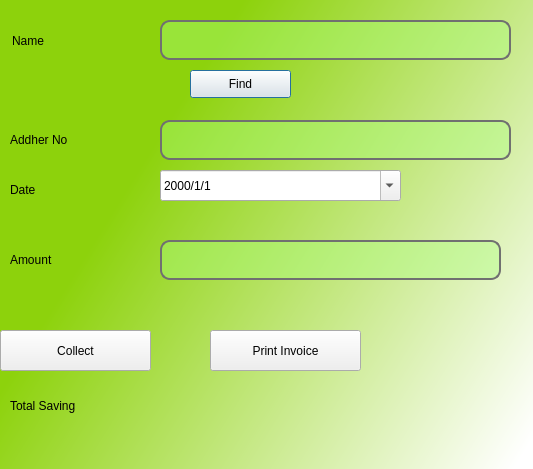
<?xml version="1.0" encoding="UTF-8"?>
<ui version="4.0">
 <class>Dialog</class>
 <widget class="QDialog" name="Dialog">
  <property name="geometry">
   <rect>
    <x>0</x>
    <y>0</y>
    <width>533</width>
    <height>469</height>
   </rect>
  </property>
  <property name="windowTitle">
   <string>Dialog</string>
  </property>
  <property name="styleSheet">
   <string notr="true">
QDialog#Dialog{
	background-color: qlineargradient(spread:pad, x1:0.18408, y1:0.5, x2:0.995, y2:0.943, stop:0 rgba(141, 210, 12, 255), stop:1 rgba(255, 255, 255, 255))
}
QLineEdit{
border: 2px  solid rgb(112, 112, 112);
border-radius:10px;
color:#FFF;
padding-left:20px;
padding-right:20px;
background-color:rgba(170, 255, 127,100);
}
QLineEdit{
	font: 75 12pt &quot;Verdana&quot;;
color:rgb(255, 255, 255)
}
</string>
  </property>
  <widget class="QLabel" name="snamelabel_2">
   <property name="geometry">
    <rect>
     <x>10</x>
     <y>390</y>
     <width>131</width>
     <height>31</height>
    </rect>
   </property>
   <property name="styleSheet">
    <string notr="true">QLabel{
	font: 75 14pt &quot;Arial&quot;;
}</string>
   </property>
   <property name="text">
    <string>Total Saving</string>
   </property>
  </widget>
  <widget class="QLabel" name="member_total_saving">
   <property name="geometry">
    <rect>
     <x>150</x>
     <y>390</y>
     <width>151</width>
     <height>31</height>
    </rect>
   </property>
   <property name="styleSheet">
    <string notr="true">font: 75 italic 12pt &quot;Verdana&quot;;
color:rgb(255, 122, 61);</string>
   </property>
   <property name="text">
    <string/>
   </property>
  </widget>
  <widget class="QLabel" name="error_4">
   <property name="geometry">
    <rect>
     <x>10</x>
     <y>290</y>
     <width>441</width>
     <height>31</height>
    </rect>
   </property>
   <property name="styleSheet">
    <string notr="true">font: 10pt &quot;Verdana&quot;;
color:rgb(0, 102, 255)</string>
   </property>
   <property name="text">
    <string/>
   </property>
  </widget>
  <widget class="QLabel" name="label">
   <property name="geometry">
    <rect>
     <x>12</x>
     <y>31</y>
     <width>71</width>
     <height>19</height>
    </rect>
   </property>
   <property name="styleSheet">
    <string notr="true">QLabel{
	font: 75 14pt &quot;Arial&quot;;
}</string>
   </property>
   <property name="text">
    <string>Name</string>
   </property>
  </widget>
  <widget class="QLineEdit" name="sname">
   <property name="geometry">
    <rect>
     <x>160</x>
     <y>20</y>
     <width>351</width>
     <height>40</height>
    </rect>
   </property>
   <property name="minimumSize">
    <size>
     <width>50</width>
     <height>40</height>
    </size>
   </property>
   <property name="maximumSize">
    <size>
     <width>500</width>
     <height>16777215</height>
    </size>
   </property>
   <property name="styleSheet">
    <string notr="true"/>
   </property>
  </widget>
  <widget class="QLabel" name="label_2">
   <property name="geometry">
    <rect>
     <x>10</x>
     <y>130</y>
     <width>121</width>
     <height>19</height>
    </rect>
   </property>
   <property name="styleSheet">
    <string notr="true">QLabel{
	font: 75 14pt &quot;Arial&quot;;
}</string>
   </property>
   <property name="text">
    <string>Addher No</string>
   </property>
  </widget>
  <widget class="QLineEdit" name="saddher">
   <property name="geometry">
    <rect>
     <x>160</x>
     <y>120</y>
     <width>351</width>
     <height>40</height>
    </rect>
   </property>
   <property name="minimumSize">
    <size>
     <width>50</width>
     <height>40</height>
    </size>
   </property>
   <property name="maximumSize">
    <size>
     <width>500</width>
     <height>16777215</height>
    </size>
   </property>
  </widget>
  <widget class="QLabel" name="label_3">
   <property name="geometry">
    <rect>
     <x>10</x>
     <y>180</y>
     <width>71</width>
     <height>19</height>
    </rect>
   </property>
   <property name="styleSheet">
    <string notr="true">QLabel{
	font: 75 14pt &quot;Arial&quot;;
}</string>
   </property>
   <property name="text">
    <string>Date</string>
   </property>
  </widget>
  <widget class="QDateEdit" name="sdate">
   <property name="geometry">
    <rect>
     <x>160</x>
     <y>170</y>
     <width>241</width>
     <height>31</height>
    </rect>
   </property>
   <property name="minimumSize">
    <size>
     <width>200</width>
     <height>30</height>
    </size>
   </property>
   <property name="maximumSize">
    <size>
     <width>300</width>
     <height>16777215</height>
    </size>
   </property>
   <property name="displayFormat">
    <string>yyyy/M/d</string>
   </property>
   <property name="calendarPopup">
    <bool>true</bool>
   </property>
  </widget>
  <widget class="QLabel" name="snamelabel">
   <property name="geometry">
    <rect>
     <x>10</x>
     <y>250</y>
     <width>111</width>
     <height>19</height>
    </rect>
   </property>
   <property name="styleSheet">
    <string notr="true">QLabel{
	font: 75 14pt &quot;Arial&quot;;
}</string>
   </property>
   <property name="text">
    <string>Amount</string>
   </property>
  </widget>
  <widget class="QLineEdit" name="samount">
   <property name="geometry">
    <rect>
     <x>160</x>
     <y>240</y>
     <width>341</width>
     <height>40</height>
    </rect>
   </property>
   <property name="minimumSize">
    <size>
     <width>150</width>
     <height>40</height>
    </size>
   </property>
   <property name="maximumSize">
    <size>
     <width>500</width>
     <height>16777215</height>
    </size>
   </property>
  </widget>
  <widget class="QPushButton" name="sfind_btn">
   <property name="geometry">
    <rect>
     <x>190</x>
     <y>70</y>
     <width>101</width>
     <height>28</height>
    </rect>
   </property>
   <property name="maximumSize">
    <size>
     <width>120</width>
     <height>40</height>
    </size>
   </property>
   <property name="text">
    <string>Find</string>
   </property>
  </widget>
  <widget class="QPushButton" name="scollect_btn">
   <property name="geometry">
    <rect>
     <x>0</x>
     <y>330</y>
     <width>151</width>
     <height>41</height>
    </rect>
   </property>
   <property name="text">
    <string>Collect</string>
   </property>
  </widget>
  <widget class="QPushButton" name="sprint_btn">
   <property name="geometry">
    <rect>
     <x>210</x>
     <y>330</y>
     <width>151</width>
     <height>41</height>
    </rect>
   </property>
   <property name="text">
    <string>Print Invoice</string>
   </property>
  </widget>
 </widget>
 <tabstops>
  <tabstop>sname</tabstop>
  <tabstop>sfind_btn</tabstop>
  <tabstop>saddher</tabstop>
  <tabstop>sdate</tabstop>
  <tabstop>samount</tabstop>
  <tabstop>scollect_btn</tabstop>
  <tabstop>sprint_btn</tabstop>
 </tabstops>
 <resources/>
 <connections/>
</ui>
